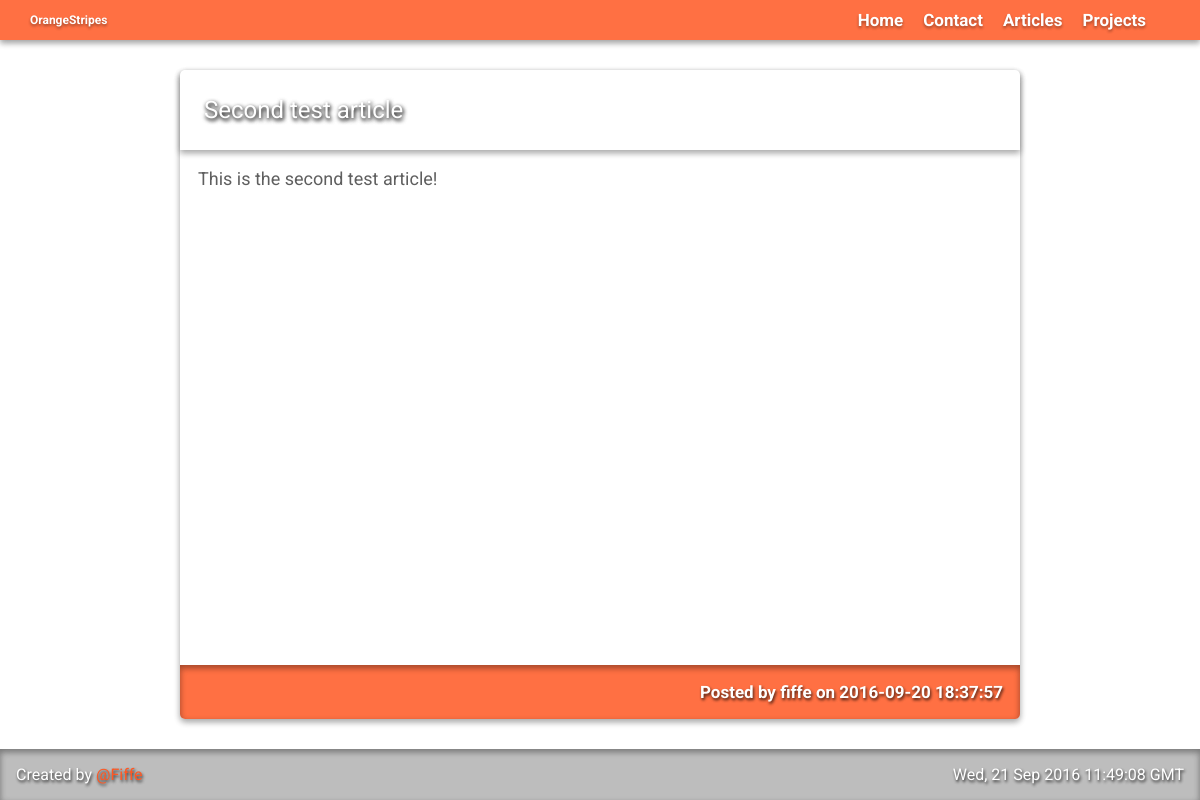
The app's page /article?id=27 with its own data.
### tables this page shows
CREATE TABLE IF NOT EXISTS `articles` (
  `id` smallint(6) NOT NULL AUTO_INCREMENT,
  `title` varchar(32) NOT NULL,
  `author` smallint(6) NOT NULL,
  `date` datetime NOT NULL,
  `text` text NOT NULL,
  `img` varchar(100) NOT NULL DEFAULT 'default.png',
  PRIMARY KEY (`id`),
  KEY `author` (`author`)
);

CREATE TABLE IF NOT EXISTS `users` (
  `id` smallint(6) NOT NULL AUTO_INCREMENT,
  `username` varchar(20) NOT NULL,
  `password` varchar(128) NOT NULL,
  `email` varchar(30) NOT NULL,
  `code` varchar(64) NOT NULL,
  `activated` tinyint(1) NOT NULL DEFAULT '0',
  `permission` tinyint(2) NOT NULL DEFAULT '0',
  PRIMARY KEY (`id`),
  KEY `username` (`username`)
);

### article.php (the view, shortened to what this page needs)
<?php
    $articleId = $_GET['id'];
?>
<!DOCTYPE html>
<html>
    <head>
    </head>
    <body>
        <div class="c-articlesite">
            <div class="c-read-box">
                <?php
                    if($articleId != ''){
                        include 'connect.php';
                        $getArticle = mysqli_query($con, "SELECT title, author, date, text, img
                                                        FROM articles
                                                        WHERE id = '$articleId'
                                                        ") or die("Couldn't fetch the article!");
                        if(mysqli_num_rows($getArticle) > 0){
                            $article = mysqli_fetch_assoc($getArticle);
                            $title = $article['title'];
                            $rawAuthor = $article['author'];
                            $getAuthor = mysqli_query($con, "SELECT username
                                                    FROM users
                                                    WHERE id='$rawAuthor'
                                                    ");
                            $authorResult = mysqli_fetch_assoc($getAuthor);
                            $author = $authorResult['username'];
                            $date = $article['date'];
                            $content = $article['text'];
                            $img = $article['img'];
                            echo "
                                <div class='c-read-article'>
                                    <div class='c-read-top' style='background: url(./images/articles/".$img.") no-repeat center center; background-size: 100%;'>
                                        <div class='c-read-title'>
                                            <span class='c-read-label_big'>".$title."</span>
                                        </div>
                                    </div>
                                    <div class='c-read-center'>
                                        <span class='c-read-content'>".$content."</span>
                                    </div>
                                    <div class='c-read-bottom'>
                                        <span class='c-read-author'><strong>Posted by ".$author." on ".$date."</strong>
                                    </div>
                                </div>
                            ";
                        }
                        else{
                            $error_msg = "There's no article with provided ID!";
                        }
                    }
                    else{
                        $error_msg = "You need to provide article's ID in order to see it!";
                    }
                ?>
            </div>
        </div>
    <body>
</html>

### style.css (style rules this page uses)
* { -webkit-box-sizing: border-box; box-sizing: border-box; margin: 0; }
html { font-size: 62.5%; }
body { display: flex; flex-direction: column; min-height: 100vh; margin: 0; background: #ffffff; color: #5f5f5f; font-family: 'Roboto', 'Lato', sans-serif; }
a { text-decoration: none; outline: 0; transition: all 0.2s ease; color: inherit; }
ul { list-style: none; }
.c-nav { display: flex; flex-direction: row; align-items: center; background: #FF7043; color: #ffffff; padding: 1em 1em; margin-bottom: 3rem; text-shadow: 0 1.5px 3px rgba(0,0,0,0.16), 0 1.5px 3px rgba(0,0,0,0.23); box-shadow: 0 3px 6px rgba(0,0,0,0.19), 0 3px 6px rgba(0,0,0,0.23); z-index: 9999; }
.c-nav a { transition: color 0.5s; }
.c-nav-logo { padding: 0 2em; display: inline-block; }
.c-nav-title { font-size: 1.2rem; }
.c-nav-button-group { display: flex; margin-left: auto; align-items: center; padding-right: 2em; font-size: 1.7em; }
.c-nav-list { display: flex; }
.c-nav-list_item { padding: 0 1rem; font-weight: bold; }
.c-footer { display: flex; width: 100%; min-height: 2em; align-self: flex-end; flex-direction: row; align-items: center; color: #ffffff; background: #BDBDBD; box-shadow: inset 0 3px 6px rgba(0,0,0,0.19), inset 0 3px 6px rgba(0,0,0,0.23);; text-shadow: 1px 1.5px 3px rgba(0,0,0,0.36), 1px 1.5px 3px rgba(0,0,0,0.48); padding: 1em; margin-top: 3rem; font-size: 1.6em; }
.c-footer-left { display: inline-block; }
.c-footer-right { display: flex; margin-left: auto; }
.c-footer a { color: #FF5722; transition: color 0.3s, font-weight 0.4s, text-shadow 0.3s; }
.c-read-box { display: flex; flex-direction: column; align-items: center; width: 70vw; border-radius: 5px; box-shadow: 0 3px 6px rgba(0,0,0,0.16), 0 3px 6px rgba(0,0,0,0.23); }
.c-articlesite { display: flex; flex: 1; flex-direction: row; margin: 0 auto; }
.c-read-article { flex: 1; display: flex; flex-direction: column; width: 100%; align-items: center; }
.c-read-top { width: 100%; height: 10vh; margin: 0; display: flex; background-size: cover; border-top-left-radius: 5px; border-top-right-radius: 5px; box-shadow: 0 3px 6px rgba(0,0,0,0.16), 0 3px 6px rgba(0,0,0,0.23); }
.c-read-title { margin-left: 2vw; display: flex; align-items: center; }
.c-read-center { display: flex; width: 100%; align-items: center; padding: 1em; font-size: 1.8em; flex: 1; overflow-wrap: break-word; word-wrap: break-word; word-break: break-all; }
.c-read-content { width: 100%; margin-bottom: auto; margin-right: auto; }
.c-read-bottom { display: flex; width: 100%; min-height: 2em; align-self: flex-end; flex-direction: row; align-items: center; color: #ffffff; background: #FF7043; box-shadow: inset 0 3px 6px rgba(0,0,0,0.19), inset 0 3px 6px rgba(0,0,0,0.23);; text-shadow: 1px 1.5px 3px rgba(0,0,0,0.36), 1px 1.5px 3px rgba(0,0,0,0.48); padding: 1em; margin-top: 3rem; font-size: 1.7em; border-bottom-left-radius: 5px; border-bottom-right-radius: 5px; }
.c-read-author { margin-left: auto; }
.c-read-label_big { font-size: 2.4em; color: #ffffff; text-shadow: 1px 1.5px 4px rgba(0,0,0,0.56), 1px 1.5px 4px rgba(0,0,0,0.83); }

### records on screen
articles: title "Second test article", text "This is the second test article!", date "2016-09-20 18:37:57"
users: username "fiffe"
